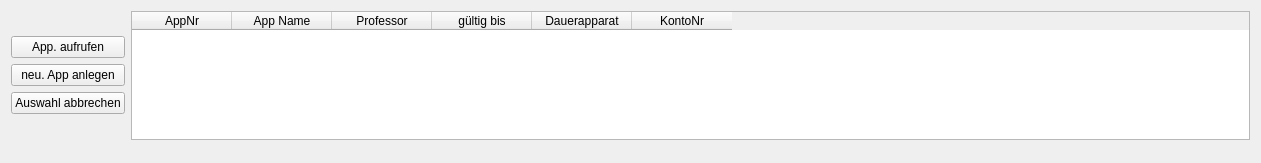
            <widget class="QWidget" name="horizontalLayoutWidget_2">
             <property name="geometry">
              <rect>
               <x>0</x>
               <y>0</y>
               <width>1261</width>
               <height>163</height>
              </rect>
             </property>
             <layout class="QHBoxLayout" name="horizontalLayout_2">
              <item>
               <layout class="QFormLayout" name="formLayout">
                <item row="1" column="0">
                 <layout class="QVBoxLayout" name="verticalLayout_2">
                  <item>
                   <spacer name="verticalSpacer">
                    <property name="orientation">
                     <enum>Qt::Vertical</enum>
                    </property>
                    <property name="sizeHint" stdset="0">
                     <size>
                      <width>20</width>
                      <height>40</height>
                     </size>
                    </property>
                   </spacer>
                  </item>
                  <item>
                   <widget class="QPushButton" name="load_app">
                    <property name="focusPolicy">
                     <enum>Qt::NoFocus</enum>
                    </property>
                    <property name="toolTip">
                     <string>Load the Semesterapparate from the database</string>
                    </property>
                    <property name="text">
                     <string>App. aufrufen</string>
                    </property>
                   </widget>
                  </item>
                  <item>
                   <widget class="QPushButton" name="create_new_app">
                    <property name="focusPolicy">
                     <enum>Qt::NoFocus</enum>
                    </property>
                    <property name="text">
                     <string>neu. App anlegen</string>
                    </property>
                   </widget>
                  </item>
                  <item>
                   <widget class="QPushButton" name="cancel_active_selection">
                    <property name="focusPolicy">
                     <enum>Qt::NoFocus</enum>
                    </property>
                    <property name="text">
                     <string>Auswahl abbrechen</string>
                    </property>
                   </widget>
                  </item>
                  <item>
                   <spacer name="verticalSpacer_2">
                    <property name="orientation">
                     <enum>Qt::Vertical</enum>
                    </property>
                    <property name="sizeHint" stdset="0">
                     <size>
                      <width>20</width>
                      <height>40</height>
                     </size>
                    </property>
                   </spacer>
                  </item>
                 </layout>
                </item>
                <item row="1" column="1">
                 <widget class="QTableWidget" name="tableWidget_apparate">
                  <property name="focusPolicy">
                   <enum>Qt::NoFocus</enum>
                  </property>
                  <property name="sizeAdjustPolicy">
                   <enum>QAbstractScrollArea::AdjustToContents</enum>
                  </property>
                  <property name="editTriggers">
                   <set>QAbstractItemView::SelectedClicked</set>
                  </property>
                  <property name="alternatingRowColors">
                   <bool>true</bool>
                  </property>
                  <property name="textElideMode">
                   <enum>Qt::ElideMiddle</enum>
                  </property>
                  <property name="sortingEnabled">
                   <bool>true</bool>
                  </property>
                  <attribute name="horizontalHeaderCascadingSectionResizes">
                   <bool>true</bool>
                  </attribute>
                  <column>
                   <property name="text">
                    <string>AppNr</string>
                   </property>
                  </column>
                  <column>
                   <property name="text">
                    <string>App Name</string>
                   </property>
                  </column>
                  <column>
                   <property name="text">
                    <string>Professor</string>
                   </property>
                  </column>
                  <column>
                   <property name="text">
                    <string>gültig bis</string>
                   </property>
                  </column>
                  <column>
                   <property name="text">
                    <string>Dauerapparat</string>
                   </property>
                  </column>
                  <column>
                   <property name="text">
                    <string>KontoNr</string>
                   </property>
                  </column>
                 </widget>
                </item>
                <item row="2" column="1">
                 <layout class="QHBoxLayout" name="horizontalLayout_4"/>
                </item>
                <item row="3" column="0">
                 <layout class="QHBoxLayout" name="horizontalLayout_3"/>
                </item>
               </layout>
              </item>
             </layout>
            </widget>
